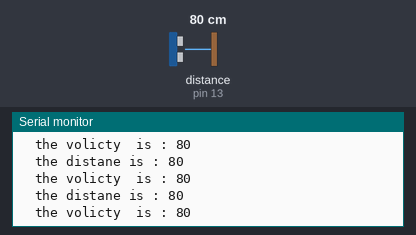
This sketch was run on a simulated Arduino Uno, built with avr-gcc and run on an emulated ATmega328P. On the bench: the last lines printed to the serial monitor. Wiring (inferred from the names in the program): ultrasonic range finder: trigger pin 12; echo pin 13. The inputs (shaded band) are chosen by the test bench; at power-on: distance to the obstacle (sensor on pin 13) 80 cm. The echo pulse lasts 58.3 µs per cm.

Above: at 1.5 s.
1.6 s: distance to the obstacle (sensor on pin 13) set to 196 cm
At 2.7 s:
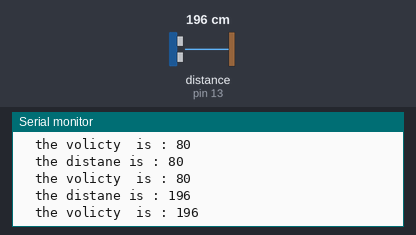
3.1 s: distance to the obstacle (sensor on pin 13) set to 205 cm
At 4.1 s:
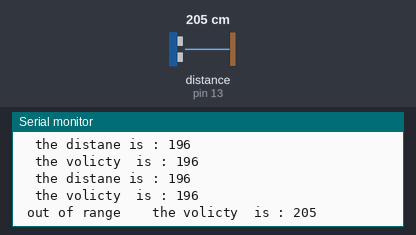

Measured:
- the behaviour switches between 199 and 200 cm on distance to the obstacle (sensor on pin 13) (found by bisection; images 1 and 2)
- after the input at 1.6 s, the serial monitor: prints a new line after 0.53 s (image 1)
- after the input at 3.1 s, the serial monitor: prints a new line after 0.46 s (image 2)

The sketch:

ultrsonictest2.ino
```cpp
int trigPin=12;

int echoPin=13;

 long duration ,distance,oldDistance=0;
 long v ;


void setup(){

  Serial.begin (9600);

    pinMode(trigPin,OUTPUT);
    pinMode(echoPin,INPUT);

}

void loop (){

   //digitalWrite(trigPin,LOW);
    //delayMicroseconds(2);

    digitalWrite(trigPin,HIGH);
    delayMicroseconds(10);
     digitalWrite(trigPin,LOW);


  duration =  pulseIn (echoPin ,HIGH)  ;


  distance = duration/58 ;

  v=distance-oldDistance;

  oldDistance=distance;

  //Serial.print("  the time is : ");
  //Serial.print(duration);


  if(distance<200){

  Serial.print("  the distane is : ");


  Serial.print(distance);

  Serial.print("\n");

  }
  else
   Serial.print(" out of range  ");

  Serial.print("  the volicty  is : ");

  Serial.print(distance);

  Serial.print("\n\n");

  delay(700);


}
```
